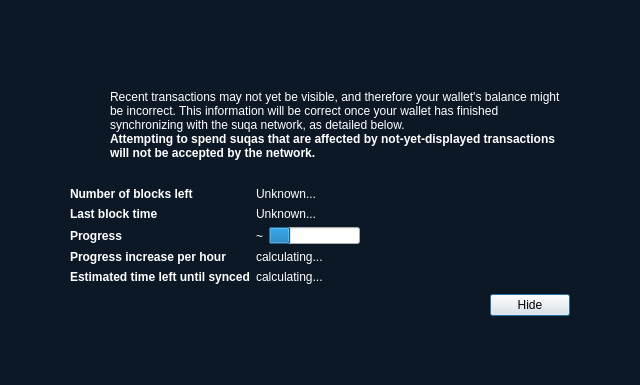
<?xml version="1.0" encoding="UTF-8"?>
<ui version="4.0">
 <class>ModalOverlay</class>
 <widget class="ModalOverlay" name="ModalOverlay">
  <property name="geometry">
   <rect>
    <x>0</x>
    <y>0</y>
    <width>640</width>
    <height>385</height>
   </rect>
  </property>
  <property name="windowTitle">
   <string>Form</string>
  </property>
  <layout class="QVBoxLayout" name="verticalLayout" stretch="0">
   <property name="sizeConstraint">
    <enum>QLayout::SetDefaultConstraint</enum>
   </property>
   <property name="leftMargin">
    <number>0</number>
   </property>
   <property name="topMargin">
    <number>0</number>
   </property>
   <property name="rightMargin">
    <number>0</number>
   </property>
   <property name="bottomMargin">
    <number>0</number>
   </property>
   <item>
    <widget class="QWidget" name="bgWidget" native="true">
     <property name="styleSheet">
      <string notr="true">QWidget#bgWidget {
background-color: #0d1827 ;
color: #ffffff;
} 
</string>
     </property>
     <layout class="QVBoxLayout" name="verticalLayoutMain" stretch="1">
      <property name="leftMargin">
       <number>60</number>
      </property>
      <property name="topMargin">
       <number>60</number>
      </property>
      <property name="rightMargin">
       <number>60</number>
      </property>
      <property name="bottomMargin">
       <number>60</number>
      </property>
      <item>
       <widget class="QWidget" name="contentWidget" native="true">
        <property name="styleSheet">
         <string notr="true">QLabel { color: rgb(255,255,255);  }

#contentWidget {
background-color: #0d1827 ; 
 border-radius: 6px;
color: #ffffff;
} </string>
        </property>
        <layout class="QVBoxLayout" name="verticalLayoutSub" stretch="1,0,0,0">
         <property name="spacing">
          <number>0</number>
         </property>
         <property name="leftMargin">
          <number>10</number>
         </property>
         <property name="topMargin">
          <number>10</number>
         </property>
         <property name="rightMargin">
          <number>10</number>
         </property>
         <property name="bottomMargin">
          <number>10</number>
         </property>
         <item>
          <layout class="QHBoxLayout" name="horizontalLayoutIconText" stretch="0,1">
           <property name="topMargin">
            <number>20</number>
           </property>
           <item>
            <layout class="QVBoxLayout" name="verticalLayoutIcon">
             <property name="leftMargin">
              <number>0</number>
             </property>
             <item>
              <widget class="QPushButton" name="warningIcon">
               <property name="enabled">
                <bool>false</bool>
               </property>
               <property name="text">
                <string/>
               </property>
               <property name="icon">
                <iconset>
                 <normaloff>:/icons/warning</normaloff>
                 <disabledoff>:/icons/warning</disabledoff>:/icons/warning</iconset>
               </property>
               <property name="iconSize">
                <size>
                 <width>48</width>
                 <height>48</height>
                </size>
               </property>
               <property name="flat">
                <bool>true</bool>
               </property>
              </widget>
             </item>
             <item>
              <spacer name="verticalSpacerWarningIcon">
               <property name="orientation">
                <enum>Qt::Vertical</enum>
               </property>
               <property name="sizeHint" stdset="0">
                <size>
                 <width>20</width>
                 <height>40</height>
                </size>
               </property>
              </spacer>
             </item>
            </layout>
           </item>
           <item>
            <layout class="QVBoxLayout" name="verticalLayoutInfoText">
             <property name="leftMargin">
              <number>0</number>
             </property>
             <property name="topMargin">
              <number>0</number>
             </property>
             <item>
              <widget class="QLabel" name="infoText">
               <property name="text">
                <string>Recent transactions may not yet be visible, and therefore your wallet's balance might be incorrect. This information will be correct once your wallet has finished synchronizing with the suqa network, as detailed below.</string>
               </property>
               <property name="textFormat">
                <enum>Qt::RichText</enum>
               </property>
               <property name="wordWrap">
                <bool>true</bool>
               </property>
              </widget>
             </item>
             <item>
              <widget class="QLabel" name="infoTextStrong">
               <property name="font">
                <font>
                 <weight>75</weight>
                 <bold>true</bold>
                </font>
               </property>
               <property name="text">
                <string>Attempting to spend suqas that are affected by not-yet-displayed transactions will not be accepted by the network.</string>
               </property>
               <property name="textFormat">
                <enum>Qt::RichText</enum>
               </property>
               <property name="wordWrap">
                <bool>true</bool>
               </property>
              </widget>
             </item>
             <item>
              <spacer name="verticalSpacerInTextSpace">
               <property name="orientation">
                <enum>Qt::Vertical</enum>
               </property>
               <property name="sizeHint" stdset="0">
                <size>
                 <width>20</width>
                 <height>40</height>
                </size>
               </property>
              </spacer>
             </item>
            </layout>
           </item>
          </layout>
         </item>
         <item>
          <spacer name="verticalSpacerAfterText">
           <property name="orientation">
            <enum>Qt::Vertical</enum>
           </property>
           <property name="sizeHint" stdset="0">
            <size>
             <width>20</width>
             <height>40</height>
            </size>
           </property>
          </spacer>
         </item>
         <item>
          <layout class="QFormLayout" name="formLayout">
           <property name="fieldGrowthPolicy">
            <enum>QFormLayout::FieldsStayAtSizeHint</enum>
           </property>
           <property name="horizontalSpacing">
            <number>6</number>
           </property>
           <property name="verticalSpacing">
            <number>6</number>
           </property>
           <property name="topMargin">
            <number>10</number>
           </property>
           <item row="0" column="0">
            <widget class="QLabel" name="labelNumberOfBlocksLeft">
             <property name="font">
              <font>
               <weight>75</weight>
               <bold>true</bold>
              </font>
             </property>
             <property name="text">
              <string>Number of blocks left</string>
             </property>
            </widget>
           </item>
           <item row="0" column="1">
            <widget class="QLabel" name="numberOfBlocksLeft">
             <property name="text">
              <string>Unknown...</string>
             </property>
            </widget>
           </item>
           <item row="1" column="0">
            <widget class="QLabel" name="labelLastBlockTime">
             <property name="font">
              <font>
               <weight>75</weight>
               <bold>true</bold>
              </font>
             </property>
             <property name="text">
              <string>Last block time</string>
             </property>
            </widget>
           </item>
           <item row="1" column="1">
            <widget class="QLabel" name="newestBlockDate">
             <property name="sizePolicy">
              <sizepolicy hsizetype="Maximum" vsizetype="Preferred">
               <horstretch>0</horstretch>
               <verstretch>0</verstretch>
              </sizepolicy>
             </property>
             <property name="text">
              <string>Unknown...</string>
             </property>
            </widget>
           </item>
           <item row="2" column="0">
            <widget class="QLabel" name="labelSyncDone">
             <property name="font">
              <font>
               <weight>75</weight>
               <bold>true</bold>
              </font>
             </property>
             <property name="text">
              <string>Progress</string>
             </property>
            </widget>
           </item>
           <item row="2" column="1">
            <layout class="QHBoxLayout" name="horizontalLayoutSync" stretch="0,1">
             <item>
              <widget class="QLabel" name="percentageProgress">
               <property name="text">
                <string notr="true">~</string>
               </property>
              </widget>
             </item>
             <item>
              <widget class="QProgressBar" name="progressBar">
               <property name="value">
                <number>24</number>
               </property>
               <property name="format">
                <string/>
               </property>
              </widget>
             </item>
            </layout>
           </item>
           <item row="4" column="0">
            <widget class="QLabel" name="labelProgressIncrease">
             <property name="font">
              <font>
               <weight>75</weight>
               <bold>true</bold>
              </font>
             </property>
             <property name="text">
              <string>Progress increase per hour</string>
             </property>
            </widget>
           </item>
           <item row="4" column="1">
            <widget class="QLabel" name="progressIncreasePerH">
             <property name="text">
              <string>calculating...</string>
             </property>
            </widget>
           </item>
           <item row="5" column="0">
            <widget class="QLabel" name="labelEstimatedTimeLeft">
             <property name="font">
              <font>
               <weight>75</weight>
               <bold>true</bold>
              </font>
             </property>
             <property name="text">
              <string>Estimated time left until synced</string>
             </property>
            </widget>
           </item>
           <item row="5" column="1">
            <widget class="QLabel" name="expectedTimeLeft">
             <property name="text">
              <string>calculating...</string>
             </property>
            </widget>
           </item>
          </layout>
         </item>
         <item>
          <layout class="QHBoxLayout" name="horizontalLayoutButtons">
           <property name="leftMargin">
            <number>10</number>
           </property>
           <property name="topMargin">
            <number>10</number>
           </property>
           <item>
            <spacer name="horizontalSpacer">
             <property name="orientation">
              <enum>Qt::Horizontal</enum>
             </property>
             <property name="sizeHint" stdset="0">
              <size>
               <width>40</width>
               <height>20</height>
              </size>
             </property>
            </spacer>
           </item>
           <item>
            <widget class="QPushButton" name="closeButton">
             <property name="focusPolicy">
              <enum>Qt::StrongFocus</enum>
             </property>
             <property name="text">
              <string>Hide</string>
             </property>
             <property name="default">
              <bool>true</bool>
             </property>
            </widget>
           </item>
          </layout>
         </item>
        </layout>
       </widget>
      </item>
     </layout>
    </widget>
   </item>
  </layout>
 </widget>
 <customwidgets>
  <customwidget>
   <class>ModalOverlay</class>
   <extends>QWidget</extends>
   <header>qt/modaloverlay.h</header>
   <container>1</container>
  </customwidget>
 </customwidgets>
 <resources/>
 <connections/>
</ui>
